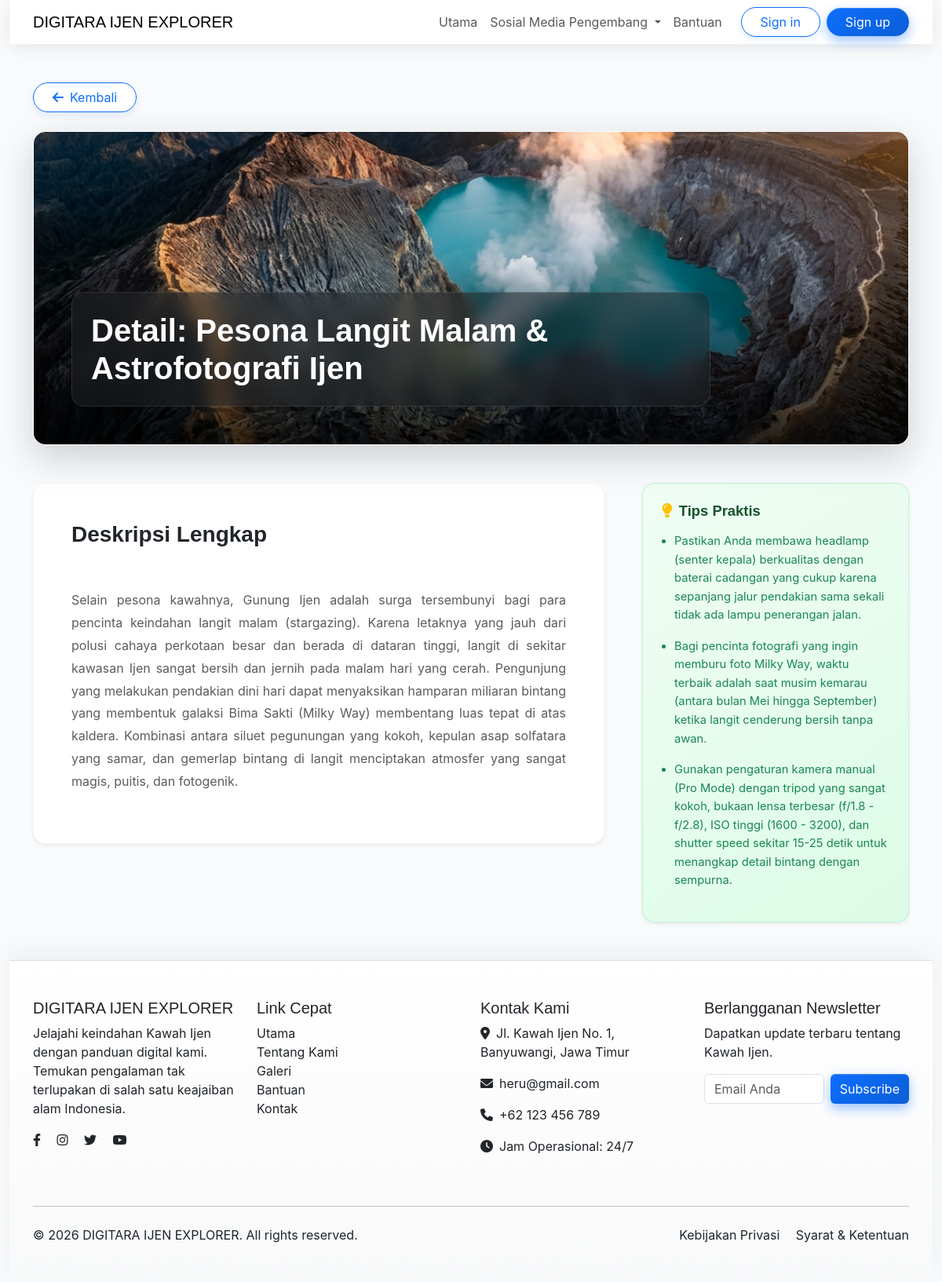
The app's page /api/enjoy-the-night-view.php with its own data.
### tables this page shows
CREATE TABLE IF NOT EXISTS `wisata` (
  `id` INT AUTO_INCREMENT PRIMARY KEY,
  `slug` VARCHAR(100) UNIQUE NOT NULL,
  `title` VARCHAR(255) NOT NULL,
  `deskripsi` TEXT NOT NULL,
  `img` VARCHAR(255) NOT NULL,
  `popup_title` VARCHAR(255) NOT NULL,
  `popup_content` TEXT NOT NULL
);

### api/enjoy-the-night-view.php (the view, shortened to what this page needs)
<?php
require_once __DIR__ . '/config.php';
$slug = 'enjoy-the-night-view';
$stmt = $pdo->prepare("SELECT * FROM wisata WHERE slug = ?");
$stmt->execute([$slug]);
$wisata = $stmt->fetch();
$stmtTips = $pdo->prepare("SELECT tip FROM wisata_tips WHERE wisata_id = ?");
$stmtTips->execute([$wisata['id']]);
$tips = $stmtTips->fetchAll(PDO::FETCH_COLUMN);
?>
<!DOCTYPE html>
<html lang="en">
<head>
    <link rel="stylesheet" href="/assets/BOOTSRAP/css/bootstrap.min.css">
    <link rel="stylesheet" href="https://cdnjs.cloudflare.com/ajax/libs/font-awesome/6.0.0/css/all.min.css">
    <link rel="stylesheet" href="/index/style.css">
</head>
<body>
    <div class="container-fluid">
        <div class="row">
            <div class="col">
            <nav class="navbar navbar-expand-lg sticky-top">
                <div class="container">
                    <a class="navbar-brand" href="/api/index.php">DIGITARA IJEN EXPLORER</a>
                    <div class="collapse navbar-collapse" id="navbarNav">
                        <ul class="navbar-nav ms-auto align-items-center">
                            <li class="nav-item"><a class="nav-link" href="/api/index.php">Utama</a></li>
                            <li class="nav-item dropdown">
                                <a class="nav-link dropdown-toggle" href="#" id="navbarDropdown" role="button" data-bs-toggle="dropdown" aria-expanded="false" data-bs-display="static">
                                    Sosial Media Pengembang
                                </a>
                            </li>
                            <li class="nav-item"><a class="nav-link" href="#">Bantuan</a></li>
                            <li class="nav-item ms-lg-3 d-flex align-items-center flex-column flex-lg-row">
                                <?php if (isset($_SESSION['username'])): ?>
                                    <span class="navbar-text me-lg-3 mb-2 mb-lg-0 fw-bold text-dark"><i class="fas fa-user-circle me-1"></i>Halo, <?php echo htmlspecialchars($_SESSION['username']); ?></span>
                                    <a href="/api/logout.php" class="btn btn-outline-danger rounded-pill px-4">Sign out</a>
                                <?php else: ?>
                                    <a href="/api/login.php" class="btn btn-outline-primary rounded-pill px-4 me-2 mb-2 mb-lg-0">Sign in</a>
                                    <a href="/api/register.php" class="btn btn-primary rounded-pill px-4">Sign up</a>
                                <?php endif; ?>
                            </li>
                        </ul>
                    </div>
                </div>
            </nav>
            </div>
        </div>
        <div class="container my-5">
            <div class="mb-4">
                <a href="/api/index.php" class="btn btn-outline-primary rounded-pill px-4">
                    <i class="fas fa-arrow-left me-2"></i>Kembali
                </a>
            </div>
            <div class="position-relative rounded-4 overflow-hidden shadow-lg mb-5" style="height: 400px; border: 1px solid rgba(255,255,255,0.25);">
                <img src="<?php echo htmlspecialchars($wisata['img']); ?>" class="w-100 h-100" style="object-fit: cover;" alt="<?php echo htmlspecialchars($wisata['title']); ?>">
                <div class="position-absolute bottom-0 start-0 p-4 p-md-5 w-100">
                    <div class="bg-dark bg-opacity-50 rounded-4 p-4 text-white border border-white border-opacity-10 d-inline-block" style="max-width: 80%; backdrop-filter: blur(10px); -webkit-backdrop-filter: blur(10px);">
                        <h1 class="display-6 fw-bold mb-0"><?php echo htmlspecialchars($wisata['popup_title']); ?></h1>
                    </div>
                </div>
            </div>
            <div class="row g-5">
                <div class="col-lg-8">
                    <div class="bg-white p-4 p-md-5 rounded-4 shadow-sm border border-light">
                        <h3 class="fw-bold text-dark mb-4">Deskripsi Lengkap</h3>
                        <p class="text-muted fs-6" style="line-height: 1.8; text-align: justify; white-space: pre-line;">
                            <?php echo htmlspecialchars($wisata['popup_content']); ?>
                        </p>
                    </div>
                </div>
                <div class="col-lg-4">
                    <div class="modal-tips-container p-4 rounded-4 shadow-sm">
                        <h5 class="tips-heading fw-bold mb-3">
                            <i class="fas fa-lightbulb me-2 text-warning"></i>Tips Praktis
                        </h5>
                        <ul class="tips-list ps-3">
                            <?php foreach ($tips as $tip): ?>
                                <li class="mb-3 text-success" style="line-height: 1.6;"><?php echo htmlspecialchars($tip); ?></li>
                            <?php endforeach; ?>
                        </ul>
                    </div>
                </div>
            </div>
        </div>
        <footer class="bg-light text-dark mt-5 py-5 border-top">
            <div class="container">
                <div class="row">
                    <div class="col-lg-3 col-md-6 mb-4">
                        <h5>DIGITARA IJEN EXPLORER</h5>
                        <p>Jelajahi keindahan Kawah Ijen dengan panduan digital kami. Temukan pengalaman tak terlupakan di salah satu keajaiban alam Indonesia.</p>
                        <div class="social-icons">
                            <a href="#" class="text-dark me-3"><i class="fab fa-facebook-f"></i></a>
                            <a href="#" class="text-dark me-3"><i class="fab fa-instagram"></i></a>
                            <a href="#" class="text-dark me-3"><i class="fab fa-twitter"></i></a>
                            <a href="#" class="text-dark"><i class="fab fa-youtube"></i></a>
                        </div>
                    </div>
                    <div class="col-lg-3 col-md-6 mb-4">
                        <h5>Link Cepat</h5>
                        <ul class="list-unstyled">
                            <li><a href="/api/index.php" class="text-dark text-decoration-none">Utama</a></li>
                            <li><a href="#" class="text-dark text-decoration-none">Tentang Kami</a></li>
                            <li><a href="#" class="text-dark text-decoration-none">Galeri</a></li>
                            <li><a href="#" class="text-dark text-decoration-none">Bantuan</a></li>
                            <li><a href="#" class="text-dark text-decoration-none">Kontak</a></li>
                        </ul>
                    </div>
                    <div class="col-lg-3 col-md-6 mb-4">
                        <h5>Kontak Kami</h5>
                        <p><i class="fas fa-map-marker-alt me-2"></i>Jl. Kawah Ijen No. 1, Banyuwangi, Jawa Timur</p>
                        <p><i class="fas fa-envelope me-2"></i>heru@gmail.com</p>
                        <p><i class="fas fa-phone me-2"></i>+62 123 456 789</p>
                        <p><i class="fas fa-clock me-2"></i>Jam Operasional: 24/7</p>
                    </div>
                    <div class="col-lg-3 col-md-6 mb-4">
                        <h5>Berlangganan Newsletter</h5>
                        <p>Dapatkan update terbaru tentang Kawah Ijen.</p>
                        <form class="d-flex">
                            <input class="form-control me-2" type="email" placeholder="Email Anda">
                            <button class="btn btn-primary" type="submit">Subscribe</button>
                        </form>
                    </div>
                </div>
                <hr class="my-4">
                <div class="row align-items-center">
                    <div class="col-md-6">
                        <p class="mb-0">&copy; 2026 DIGITARA IJEN EXPLORER. All rights reserved.</p>
                    </div>
                    <div class="col-md-6 text-md-end">
                        <a href="#" class="text-dark text-decoration-none me-3">Kebijakan Privasi</a>
                        <a href="#" class="text-dark text-decoration-none">Syarat & Ketentuan</a>
                    </div>
                </div>
            </div>
        </footer>
    </div>
</body>
</html>

### index/style.css (style rules this page uses)
body { font-family: 'Inter', sans-serif; background-color: #f8fafc; animation: fadeInUpPage 0.8s cubic-bezier(0.34, 1.3, 0.64, 1) forwards; opacity: 0; transform-origin: top center; }
h1, h2, h3, h4, h5, h6, .navbar-brand { font-family: 'Outfit', sans-serif; }
.navbar { background-color: rgba(255, 255, 255, 0.95); backdrop-filter: blur(10px); box-shadow: 0 4px 20px rgba(0,0,0,0.08) !important; border-bottom: 1px solid rgba(0,0,0,0.05); }
.btn-primary { background: linear-gradient(145deg, #0d6efd, #0b5ed7); border: none; box-shadow: 0 6px 15px rgba(13, 110, 253, 0.4), inset 0 1px 0 rgba(255,255,255,0.2); transition: all 0.2s ease; }
.btn-outline-primary { box-shadow: 0 4px 10px rgba(13, 110, 253, 0.1); background: white; transition: all 0.2s ease; }
footer { box-shadow: 0 -10px 30px rgba(0,0,0,0.05); background: linear-gradient(to bottom, #ffffff, #f8f9fa) !important; }
.modal-tips-container { background: linear-gradient(145deg, #f0fdf4, #dcfce7); border-radius: 20px; padding: 24px; border: 1px solid rgba(74, 222, 128, 0.25); box-shadow: inset 0 1px 0 rgba(255, 255, 255, 0.6); }
.tips-heading { font-family: 'Outfit', sans-serif; font-weight: 700; font-size: 1.15rem; color: #14532d; margin-bottom: 12px; }
.tips-list { margin: 0; padding-left: 20px; }
.tips-list li { font-family: 'Inter', sans-serif; font-size: 0.92rem; line-height: 1.5; color: #166534; margin-bottom: 8px; }
.tips-list li:last-child { margin-bottom: 0; }

### records on screen
wisata: img (picture), popup_title "Detail: Pesona Langit Malam & Astrofotografi Ijen", popup_content "Selain pesona kawahnya, Gunung Ijen adalah surga tersembunyi bagi para pencinta keindahan langit malam (stargazing). Karena letaknya yang jauh dari polusi cahaya perkotaan besar dan berada di dataran tinggi, langit di sekitar kawasan Ijen sangat bersih dan jernih pada malam hari yang cerah. Pengunjung yang melakukan pendakian dini hari dapat menyaksikan hamparan miliaran bintang yang membentuk galaksi Bima Sakti (Milky Way) membentang luas tepat di atas kaldera. Kombinasi antara siluet pegunungan yang kokoh, kepulan asap solfatara yang samar, dan gemerlap bintang di langit menciptakan atmosfer yang sangat magis, puitis, dan fotogenik."

### other values on screen
$tip "Pastikan Anda membawa headlamp (senter kepala) berkualitas dengan baterai cadangan yang cukup karena sepanjang jalur pendakian sama sekali tidak ada lampu penerangan jalan."
$tip "Bagi pencinta fotografi yang ingin memburu foto Milky Way, waktu terbaik adalah saat musim kemarau (antara bulan Mei hingga September) ketika langit cenderung bersih tanpa awan."
